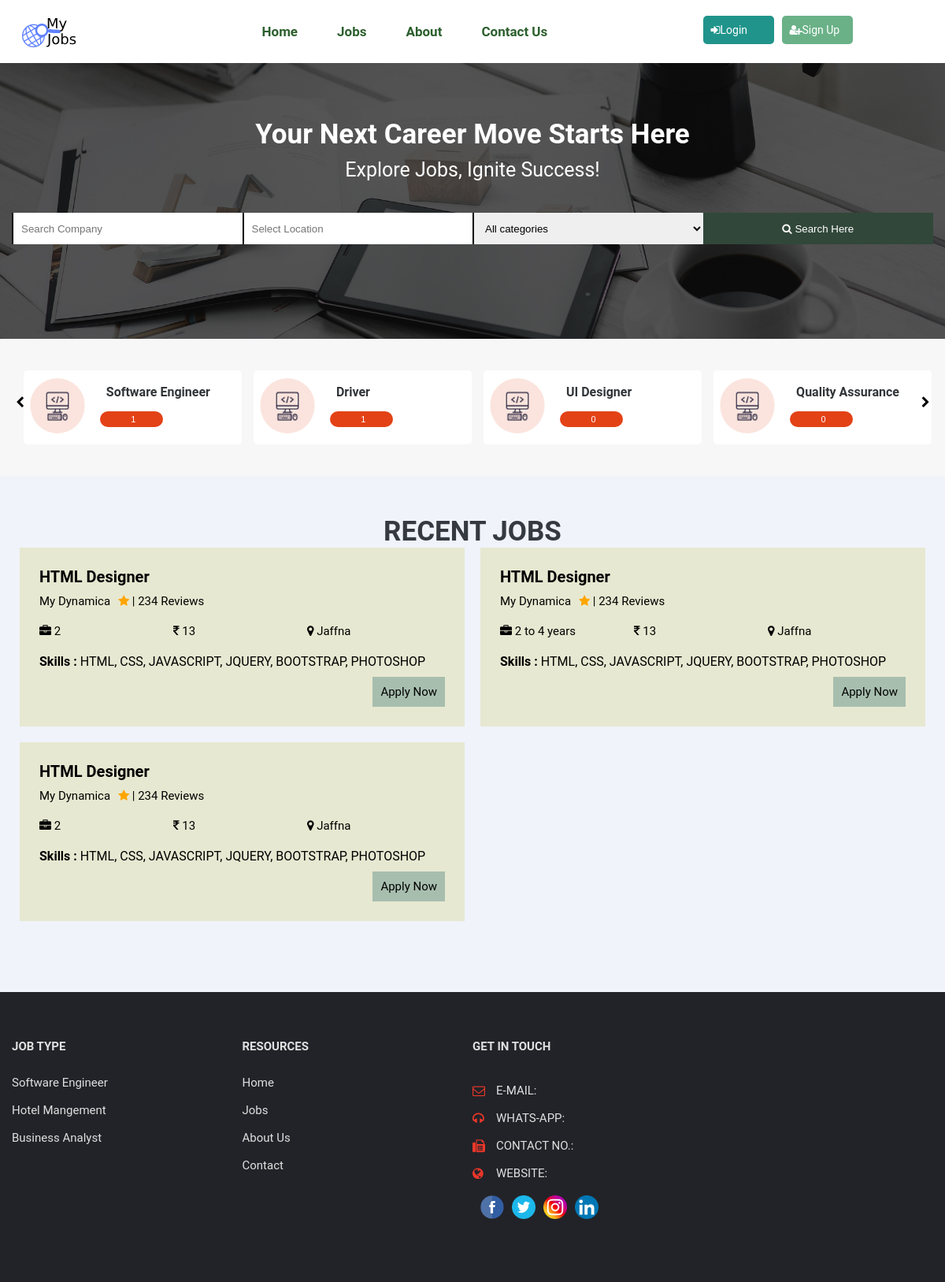
The page / on the database its author committed.
### tables this page shows
CREATE TABLE `jobs` (
  `id` int(11) NOT NULL,
  `name` varchar(50) NOT NULL,
  `company_name` varchar(50) NOT NULL,
  `experience` varchar(20) NOT NULL,
  `location` varchar(50) NOT NULL,
  `skills` varchar(150) NOT NULL,
  `salary` decimal(10,0) NOT NULL,
  `category_id` int(11) NOT NULL,
  `created_at` timestamp NOT NULL DEFAULT current_timestamp() ON UPDATE current_timestamp()
);

### index.php (the view, shortened to what this page needs)
<?php
include "connect.php";
include "includes/templates/header.php";
include "includes/templates/navbar.php";
include "includes/templates/banner.php";
include "includes/templates/category.php";
?>
<main>
    <article>
        <div class="width-100 recent-job">
            <div class="container">
                <h2 class="recent-job-heading">RECENT JOBS</h2>
                <?php
                $sql = "SELECT * FROM jobs ORDER BY created_at Desc";
                $result = $conn->query($sql);
                if ($result->num_rows > 0) {
                    while($row = $result->fetch_assoc()) {
                        ?>
                        <div class="width-50">
                            <div class="recent-job-list">
                                <div class="width-100">
                                    <h4 class="job-title"><?php echo $row["name"]; ?></h4>
                                    <p class="job-company"><?php echo $row["company_name"]; ?><i class="fa fa-star" aria-hidden="true"></i> | <?php echo('234') ?> Reviews </p>
                                </div>
                                <div class="width-33">
                                    <i class="fa fa-briefcase" aria-hidden="true"></i> <?php echo $row["experience"]; ?>
                                </div>
                                <div class="width-33">
                                    <i class="fa fa-inr" aria-hidden="true"></i> <?php echo $row["salary"]; ?>
                                </div>
                                <div class="width-33">
                                    <i class="fa fa-map-marker" aria-hidden="true"></i> <?php echo $row["location"]; ?>
                                </div>
                                <div class="width-100">
                                    <p class="job-skill">
                                        <b>Skills : </b><?php echo $row["skills"]; ?>
                                    </p>
                                </div>
                                <div class="width-100">
                                    <a href="#" class="job-apply-button">Apply Now</a>
                                </div>
                            </div>
                        </div>
                        <?php
                    }
                } else {
                    echo "<p class='width-100'>No jobs found.</p>";
                }
                ?>
            </div>
        </div>
    </article>
</main>
<?php
include "includes/templates/footer.php";
?>

### includes/templates/header.php (shortened to what this page needs)
<!DOCTYPE html>
 <html lang="en">
  <head>
  <link rel="stylesheet" href="https://maxcdn.bootstrapcdn.com/font-awesome/4.7.0/css/font-awesome.min.css">
  <link rel="stylesheet" href="style/style.css">
</head>
<body>

### includes/templates/navbar.php
<header>
  <div class="width-100">
    <div class="container header">
      <div class="width-25">
        <img src="assets/images/logo.png">
      </div>
      <div class="width-50">
        <ul class="header-menu ">
          <li>
            <a href="#">Home </a>
          </li>
          <li>
            <a href="#">Jobs </a>
          </li>
          <li>
            <a href="#">About</a>
          </li>
          <li>
            <a href="#">Contact Us </a>
          </li>
        </ul>
      </div>
      <div class="width-25">
        <a href="#" class="button-login">
          <i class="fa fa-sign-in" aria-hidden="true"></i>Login</a>
        <a href="#" class="button-sign-in">
          <i class="fa fa-user-plus" aria-hidden="true"></i>Sign Up</a>
      </div>
    </div>
  </div>
</header>

### includes/templates/banner.php (shortened to what this page needs)
<div class="width-100 banner-section">
  <div class="container">
    <h1 class="banner-heading">Your Next Career Move Starts Here</h1>
    <p class="banner-para"> Explore Jobs, Ignite Success!</p>
    <div class="search-sect">
      <input type="text" class="search-textbox" placeholder="Search Company">
    </div>
    <div class="search-sect">
      <input type="text" class="search-textbox" placeholder="Select Location">
    </div>
    <div class="search-sect">
    <select class="search-textbox">
        <option value="">All categories</option>
    </select>
</div>
    <div class="search-sect">
      <button class="search-button">
        <i class="fa fa-search " aria-hidden="true"></i> Search Here </button>
    </div>
  </div>
</div>

### includes/templates/category.php (shortened to what this page needs)
<?php
$sql = "SELECT jc.id AS category_id,jc.category,(SELECT COUNT(*) FROM jobs j WHERE j.category_id = jc.id) AS total_count FROM job_categories jc";
$result = $conn->query($sql);
?>
<div class="width-100 skill-section">
    <div class="arrow left" id="arrow-left"> <i class="fa fa-chevron-left" aria-hidden="true"></i></div>
    <div class="arrow right" id="arrow-right"> <i class="fa fa-chevron-right" aria-hidden="true"></i></div>
</div>

### includes/templates/footer.php
<footer>
  <div class="width-100 footer-background">
    <div class="container">
      <div class="width-25">
        <h4>JOB TYPE</h4>
        <ul class="footer-list">
          <li>Software Engineer</li>
          <li>Hotel Mangement</li>
          <li>Business Analyst</li>
        </ul>
      </div>
      <div class="width-25">
        <h4>RESOURCES</h4>
        <ul class="footer-list">
          <li>Home</li>
          <li>Jobs</li>
          <li>About Us</li>
          <li>Contact</li>
        </ul>
      </div>
      <div class="width-25">
        <h4>GET IN TOUCH</h4>
        <ul class="get-in-touch">
          <li>
            <i class="fa fa-envelope-o" aria-hidden="true"></i>
            <p>E-MAIL: </p>
          </li>
          <li>
            <i class="fa fa-headphones" aria-hidden="true"></i>
            <p>WHATS-APP: </p>
          </li>
          <li>
            <i class="fa fa-fax" aria-hidden="true"></i>
            <p>CONTACT NO.: </p>
          </li>
          <li>
            <i class="fa fa-globe" aria-hidden="true"></i>
            <p>WEBSITE: </p>
          </li>
          <li>
            <img src="assets/images/icon-facebook.png">
          </li>
          <li>
            <img src="assets/images/icon-twitter.png">
          </li>
          <li>
            <img src="assets/images/icon-instagram.png">
          </li>
          <li>
            <img src="assets/images/icon-linkedin.png">
          </li>
        </ul>
      </div>
    </div>
  </div>
</footer>

### style/style.css (style rules this page uses)
* { margin: 0px; padding: 0px; }
html, body { font-family:'Roboto', sans-serif, arial; font-size: 15px; }
.container { width: 1170px; margin: 0px auto; }
.width-100 { width: 100%; float: left; }
.width-50 { float: left; width: 50%; }
.width-33 { width: 33%; float: left; }
.width-25 { width: 25%; float: left; }
.header { padding-top: 20px; padding-bottom: 60px }
.header-menu { list-style: none; margin-top: 10px; }
.header-menu li { float: left; font-size: 15px; }
.header-menu a { font-size: 17px; text-decoration: none; color: #2C5F2D; font-weight: bold; padding: 25px; }
.button-login { background-color: #20948B; color: white; border: none; border-radius: 5px; font-size: 14px; float: left; padding: 10px; text-decoration: none; width: 70px; }
.button-sign-in { background-color:#6AB187; color: white; border: none; border-radius: 5px; font-size: 14px; float: left; margin-left: 10px; padding: 10px; text-decoration: none; width: 70px; }
.banner-section { background-image: url("../assets/images/banner.jpg"); background-repeat: no-repeat; background-size: cover; text-align: center; height: 350px; position: relative; width: 100%; overflow: hidden; }
.banner-heading { font-size: 35px; color: white; padding-top: 70px; animation: moveText 9s linear infinite; }
.banner-para { font-size: 25px; color: #fff; padding-top: 10px; animation: moveText 9s linear infinite; }
.search-sect { margin-top: 40px; width: 25%; float: left; position: relative; }
.search-textbox { height: 40px; width: 100%; padding-left: 10px; border-top:none; border-bottom:none; border-color: black; border-right: none; border-width: 2px; }
.search-button { width: 100%; height: 40px; background-color: #31473A; border: none; color: white; }
.skill-section { background-color: #00000008; padding-top: 40px; padding-bottom: 40px; }
.recent-job { padding-top: 50px; background-color: #f0f3fa; padding-bottom: 70px; }
.recent-job-heading { text-align: center; color: #343a40; font-size: 35px; }
.recent-job-list { float: left; background-color:#E7E8D1; padding: 25px; margin-left: 10px; margin-right: 10px; margin-bottom: 20px; }
.job-title { font-size: 20px; }
.job-company { margin-top: 10px; margin-bottom: 20px; }
.job-company i { color: orange; margin-left: 10px; }
.job-skill { margin-top: 20px; margin-bottom: 10px; font-size: 16px; }
.job-apply-button { background: #A7BEAE; padding: 10px; color:black; text-decoration: none; float: right; }
.footer-list { list-style: none; line-height: 35px; padding-top: 20px; }
.footer-background { background-color: #222328; padding-top: 60px; padding-bottom: 80px; color: rgba(255, 255, 255, .86); }
.get-in-touch { list-style: none; line-height: 15px; padding-top: 20px }
.get-in-touch img { width: 30px; height: 30px; margin-left: 10px; border-radius: 0px; float: left; padding-top: 20px }
.get-in-touch i { float: left; color: #eb372a; font-size: 16px; line-height: 15px; }
.get-in-touch p { padding-left: 30px; color: rgba(255, 255, 255, .86); margin-top: 20px }
.width-100 { width: 100%; }
.skill-section { position: relative; }
.arrow { position: absolute; top: 50%; transform: translateY(-50%); width:10px; height: 30px; cursor: pointer; opacity: 2.5; }
.left { left: 20px; }
.right { right: 20px; }

### rows shown on the page
jobs: name "HTML Designer", company_name "My Dynamica", experience "2", salary "13", location "Jaffna", skills "HTML, CSS, JAVASCRIPT, JQUERY, BOOTSTRAP, PHOTOSHOP"
jobs: name "HTML Designer", company_name "My Dynamica", experience "2 to 4 years", salary "13", location "Jaffna", skills "HTML, CSS, JAVASCRIPT, JQUERY, BOOTSTRAP, PHOTOSHOP"
jobs: name "HTML Designer", company_name "My Dynamica", experience "2", salary "13", location "Jaffna", skills "HTML, CSS, JAVASCRIPT, JQUERY, BOOTSTRAP, PHOTOSHOP"
